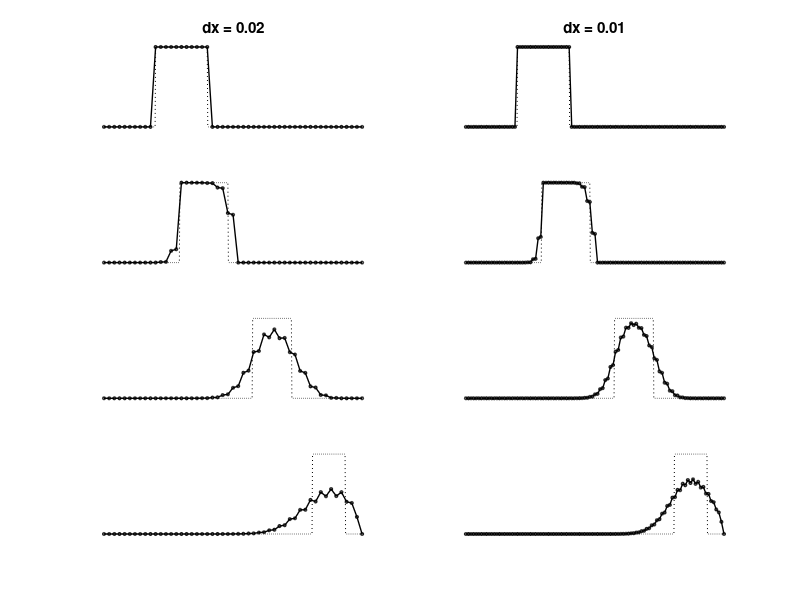

The MATLAB script that drew this image:
% LFSQUARE  Generate the analog of Figure 4.6 in Morton & Mayers 2nd ed.
% using the Lax-Friedrichs scheme.  Compare UPWINDSQUARE, which actually
% reproduces Figure 4.6.

% velocity
a = @(x,t) (1 + x.^2) ./ (1 + 2*x.*t + 2*x.^2 + x.^4);
% initial condition
uinitial = @(x) (double(x >= 0.2) .* double(x <= 0.4));
% characteristic (needed when showing exact solution)
xstar = @(x,t) x - t ./ (1 + x.^2);

figure(1),  clf
xfine = 0:1/500:1;                           % use in plotting exact soln
dxchoice = [0.02 0.01];
tf = [0 0.1 0.5 1.0];
for k=1:2                                    % k=1 left col, k=2 right col
    dx = dxchoice(k);  x = 0:dx:1;
    dt = dx;  nu = dt / dx;
    for q=1:4                                % loop over final time (row)
        u = uinitial(x);
        t = 0:dt:tf(q);
        for n=1:length(t)-1
            an = a(x(2:end-1),t(n));           % values a(x_j,t_n); all positive
            unew = zeros(size(x));
            unew(2:end-1) = 0.5 * (u(1:end-2) + u(3:end)) - ...
                            0.5 * nu * an .* (u(3:end) - u(1:end-2));
            u = unew;
        end
        subplot(4,2, 2 * (q-1) + k)
        plot(xfine,uinitial(xstar(xfine,tf(q))),'k:'), hold on % exact soln
        plot(x,u,'ko-','markersize',2,'linewidth',1.0)         % numerical soln
        hold off,  axis off
        if q==1,  title(sprintf('dx = %.2f',dx)),  end
        if k==1,  xlabel(sprintf('               At t = %.1f',tf(q))),  end
    end
end
